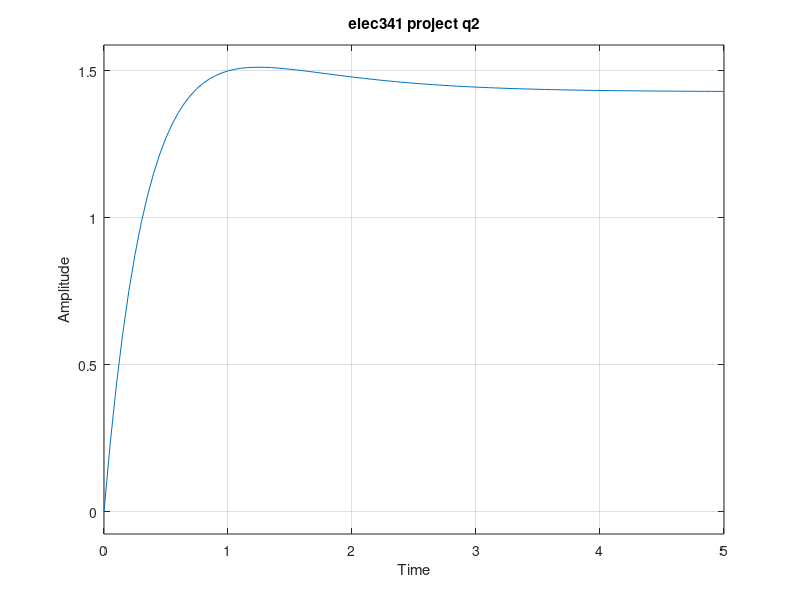
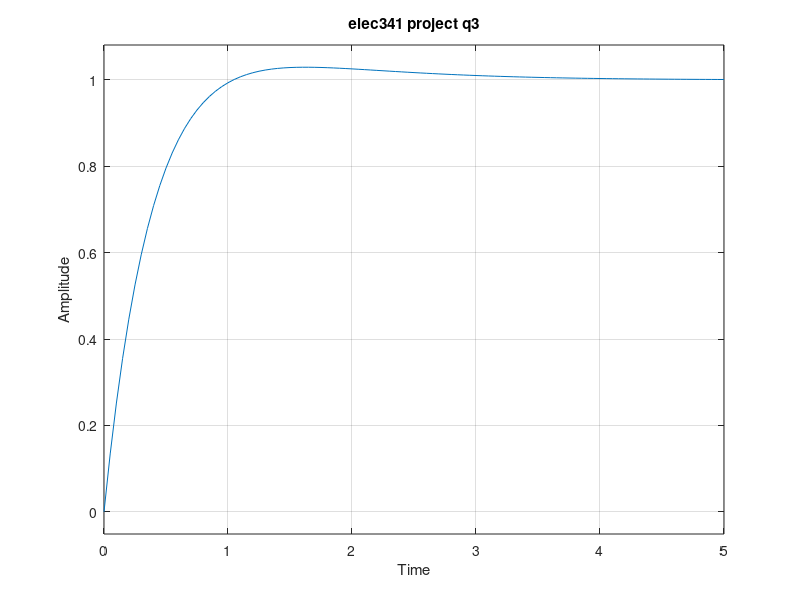
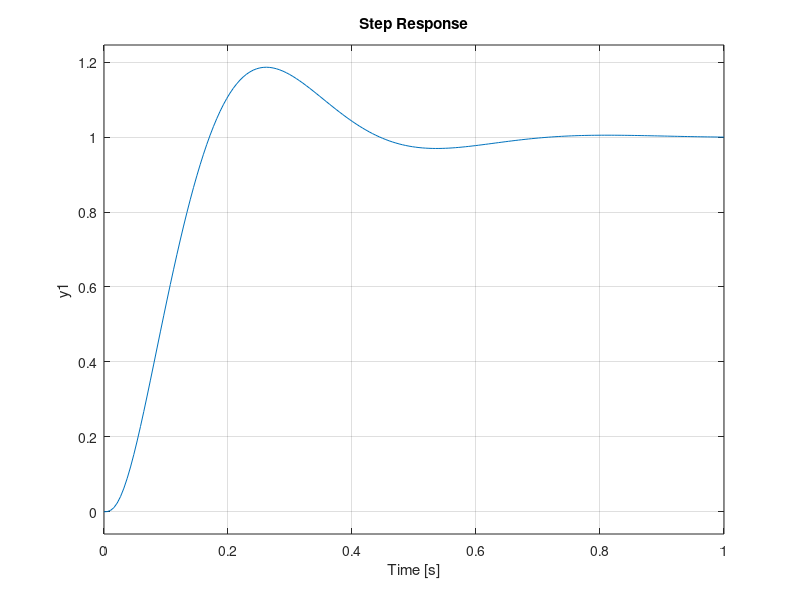

The MATLAB script that drew these images, in order:
%This matlab code is written by Abhishek Raghuwanshi(13720222)for Elec341 project at UBC
%The matlab script below is for each question individually based on question number put together. 
% To run it you would have to run individual sections of this code as given by question numbers.
 
%Part 1

%q1 is in pdf

%q2

% Define numerical values
K = 5;
k1 = 0.1;
k2 = 0.1;

% Define the transfer function T(s)
numerator = K*[1,1]; 
denominator = [1,3+K*k1+K*k2,K*k1+2*K*k2+2];
T = tf(numerator, denominator);

% Plot the step response
figure;
step(T);
title('elec341 project q2');
xlabel('Time');
ylabel('Amplitude');
grid on;

%q3

% Define numerical values
K = 5;
k1 = 0.1;
k2 = 0.1;

% Adjust K to satisfy zero steady-state error condition
K = 2 / (1- k1 - 2*k2);

%when k1<0,k2>0the graph has 1 full oscillation, when k1=0.1,k2=0.1, half oscillation that evens out at 1.

% Define the transfer function T(s) with adjusted K
numerator = K*[1,1];
 denominator = [1,3+K*k1+K*k2,K*k1+2*K*k2+2];
T = tf(numerator, denominator);

% Plot the step response
figure;
step(T);
title('elec341 project q3');
xlabel('Time');
ylabel('Amplitude');
grid on;


%q4

% Define numerical values
K = 2.85;
k1 = 0.1;
k2 = 0.1;

% Adjust K to satisfy zero steady-state error condition
K = 2 / (1- k1 - 2*k2);

%when k1<0,k2>0the graph has 1 full oscillation, when k1=0.1,k2=0.1, half oscillation that evens out at 1.

% Define the transfer function T(s) with adjusted K
numerator = K*[1,1];
 denominator = [1,3+K*k1+K*k2,K*k1+2*K*k2+2];
T = tf(numerator, denominator);
disp('K=');
disp(K);
disp('k1=');
disp(k1);
disp('k2=');
disp(k2);

poles = pole(T);
poles
% Values will be printed below.

%
%Part 2

%Q5 on pdf
%q6

 K1 = 1;
G_num=K1;
G_den=[1/2600,1/26,1,0]
G=tf(G_num,G_den);

H_num=1;
H_den=[0.04,1];
H=tf(H_num,H_den);

%closed loop transfer function:G*H
GH= series(G,H);
%open loop transfer function: G/(1+G*H)
T=feedback(G,H);

%Print the transfer function with K=1
disp("Final open loop transfer function is");
T

%simulate and plot unit step response:
figure;
step(T);
title('elec341 project q6');
xlabel('Time in sec');
ylabel('Response');
grid on;

%q7 on simulink

%q8

K1 = 1;
G_num=K1;
G_den=[1/2600,1/26,1,0]
G=tf(G_num,G_den);

H_num=1;
H_den=[0.04,1];
H=tf(H_num,H_den);

%closed loop transfer function:G*H
GH= series(G,H);
%open loop transfer function: G/(1+G*H)
T=feedback(G,H);

%Print the transfer function with K=1
disp("Final open loop transfer function is");
T
%need root locus plot of close loop system(GH)
rlocus(GH);

%q9

K1 = 9.25;%arrived at this by trial and error
G_num=K1;
G_den=[1/2600,1/26,1,0]
G=tf(G_num,G_den);

H_num=1;
H_den=[0.04,1];
H=tf(H_num,H_den);

%open loop transfer function:G*H
GH= series(G,H);
%closed loop transfer function: G/(1+G*H)
T=feedback(G,H);

%Print the transfer function with K=1
disp("Final open loop transfer function is");
T
%need root locus plot of close loop system(GH)
rlocus(T);

%q10
K1 = 9.25;
G_num=K1;
G_den=[1/2600,1/26,1,0]
G=tf(G_num,G_den);

H_num=1;
H_den=[0.04,1];
H=tf(H_num,H_den);

%open loop transfer function:G*H
GH= series(G,H);
%closed loop transfer function: G/(1+G*H)
T=feedback(G,H);

%Print the transfer function with K=1
disp("Final transfer function at K=9.25 is");
T
%unit step response:
step(T);